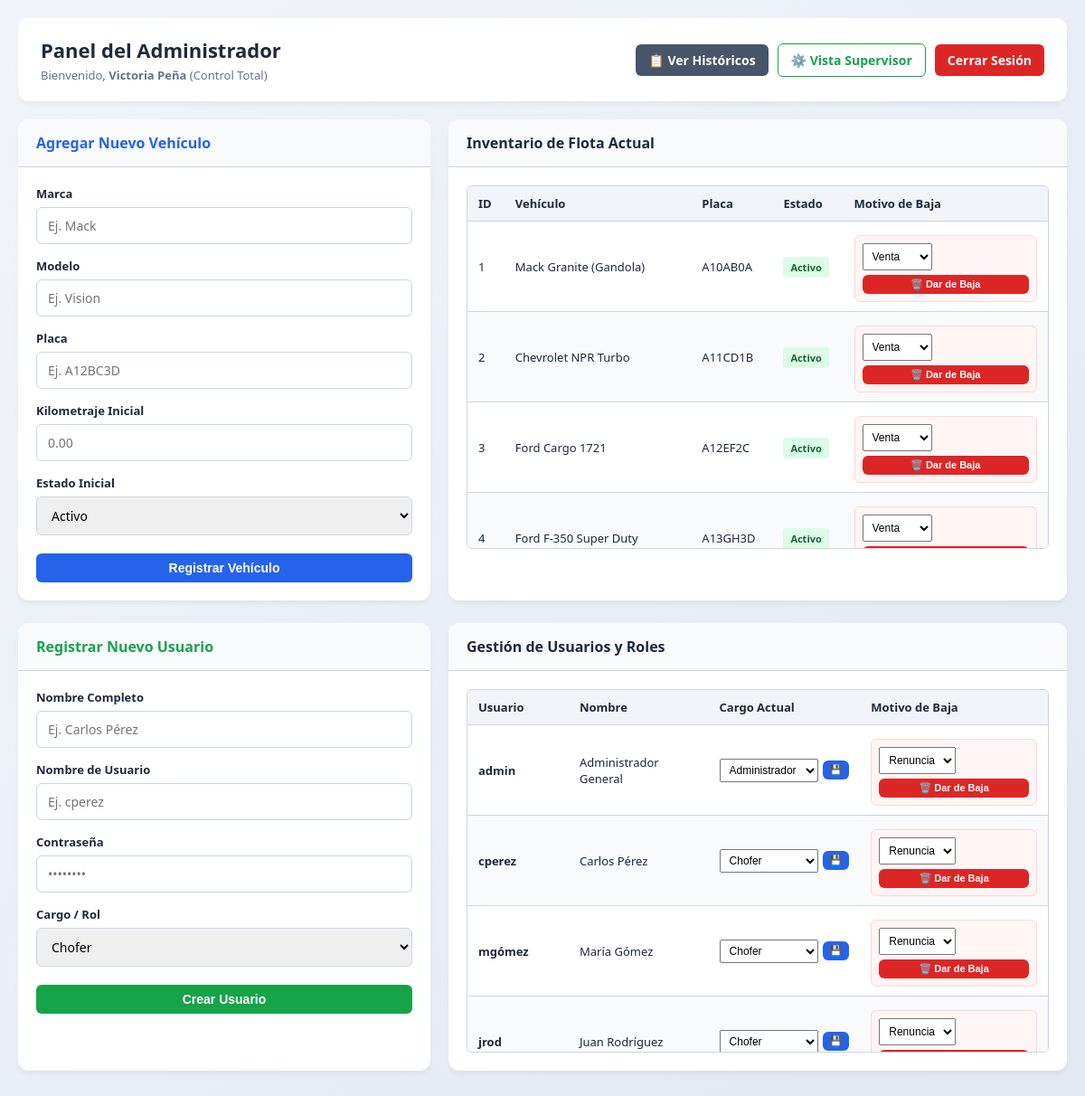
/mantenimiento/admin.php (signed in), run on the app's committed database.
### tables this page shows
CREATE TABLE `flota` (
  `id` int(5) NOT NULL,
  `marca` varchar(20) NOT NULL,
  `modelo` varchar(20) NOT NULL,
  `placa` varchar(20) NOT NULL,
  `kilometraje` decimal(10,2) NOT NULL,
  `estado` varchar(20) DEFAULT 'Activo',
  `id_chofer` int(5) DEFAULT NULL
);

CREATE TABLE `usuario` (
  `id` int(5) NOT NULL,
  `nombres` varchar(100) NOT NULL,
  `contraseña` varchar(20) NOT NULL,
  `cargo` varchar(50) NOT NULL,
  `usuario` varchar(20) NOT NULL
);

### mantenimiento/admin.php (the view, shortened to what this page needs)
<?php
require_once 'conexion.php';
try {
    $lista_vehiculos = $conexion->query("SELECT * FROM flota")->fetchAll(PDO::FETCH_ASSOC);
} catch (PDOException $e) {
    $lista_vehiculos = [];
}
try {
    $lista_usuarios = $conexion->query("SELECT id, nombres, usuario, cargo FROM usuario")->fetchAll(PDO::FETCH_ASSOC);
} catch (PDOException $e) {
    $lista_usuarios = [];
}
?>
<!DOCTYPE html>
<html lang="es">
<head>
</head>
<body>
<div class="container">
    <div class="header-bar">
        <div>
            <h2>Panel del Administrador</h2>
            <p style="margin: 4px 0 0 0; font-size: 13px; color: var(--text-muted);">
                Bienvenido, <strong><?php echo htmlspecialchars($_SESSION['nombres']); ?></strong> (Control Total)
            </p>
        </div>
        <div class="header-actions">
            <a href="historicos.php" class="btn" style="background: #475569; color: white;">📋 Ver Históricos</a>
            <a href="supervisor.php" class="btn btn-outline-success">⚙️ Vista Supervisor</a>
            <a href="logout.php" class="btn btn-danger">Cerrar Sesión</a>
        </div>
    </div>
    <div class="grid-section">
        <div class="card">
            <div class="card-header" style="color: var(--primary);">Agregar Nuevo Vehículo</div>
            <div class="card-body">
                <form action="" method="POST">
                    <div class="form-group">
                        <label>Marca</label>
                        <input type="text" name="marca" placeholder="Ej. Mack" required>
                    </div>
                    <div class="form-group">
                        <label>Modelo</label>
                        <input type="text" name="modelo" placeholder="Ej. Vision" required>
                    </div>
                    <div class="form-group">
                        <label>Placa</label>
                        <input type="text" name="placa" placeholder="Ej. A12BC3D" required>
                    </div>
                    <div class="form-group">
                        <label>Kilometraje Inicial</label>
                        <input type="number" step="0.01" name="kilometraje" placeholder="0.00" required>
                    </div>
                    <div class="form-group">
                        <label>Estado Inicial</label>
                        <select name="estado" required>
                            <option value="Activo">Activo</option>
                        </select>
                    </div>
                    <button type="submit" class="btn btn-primary" style="width: 100%; margin-top: 5px;">Registrar Vehículo</button>
                </form>
            </div>
        </div>
        <div class="card">
            <div class="card-header">Inventario de Flota Actual</div>
            <div class="card-body">
                <div class="table-responsive">
                    <table>
                        <thead>
                            <tr>
                                <th>ID</th>
                                <th>Vehículo</th>
                                <th>Placa</th>
                                <th>Estado</th>
                                <th>Motivo de Baja</th>
                            </tr>
                        </thead>
                        <tbody>
                            <?php if (empty($lista_vehiculos)): ?>
                                <tr><td colspan="5" style="text-align: center; color: var(--text-muted);">No hay vehículos registrados.</td></tr>
                            <?php else: ?>
                                <?php foreach ($lista_vehiculos as $v): ?>
                                    <tr>
                                        <td><?php echo $v['id']; ?></td>
                                        <td><?php echo htmlspecialchars($v['marca'] . " " . $v['modelo']); ?></td>
                                        <td><?php echo htmlspecialchars($v['placa']); ?></td>
                                        <td>
                                            <span class="badge badge-<?php echo strtolower($v['estado']); ?>">
                                                <?php echo htmlspecialchars($v['estado']); ?>
                                            </span>
                                        </td>
                                        <td>
                                            <form action="" method="POST" onsubmit="return confirm('¿Seguro que deseas dar de baja este vehículo?');">
                                                <div class="delete-box">
                                                    <select name="comentario" style="font-size: 12px; padding: 6px; margin-bottom: 5px;" required>
                                                        <option value="Venta">Venta</option>
                                                    </select>
                                                    <button type="submit" class="btn btn-danger" style="padding: 4px 8px; font-size: 11px; width: 100%;">🗑️ Dar de Baja</button>
                                                </div>
                                            </form>
                                        </td>
                                    </tr>
                                <?php endforeach; ?>
                            <?php endif; ?>
                        </tbody>
                    </table>
                </div>
            </div>
        </div>
    </div>
    <div class="grid-section">
        <div class="card">
            <div class="card-header" style="color: var(--success);">Registrar Nuevo Usuario</div>
            <div class="card-body">
                <form action="" method="POST">
                    <div class="form-group">
                        <label>Nombre Completo</label>
                        <input type="text" name="nombres" placeholder="Ej. Carlos Pérez" required>
                    </div>
                    <div class="form-group">
                        <label>Nombre de Usuario</label>
                        <input type="text" name="usuario" placeholder="Ej. cperez" required autocomplete="off">
                    </div>
                    <div class="form-group">
                        <label>Contraseña</label>
                        <input type="password" name="contrasena" placeholder="••••••••" required>
                    </div>
                    <div class="form-group">
                        <label>Cargo / Rol</label>
                        <select name="cargo" required>
                            <option value="Chofer">Chofer</option>
                        </select>
                    </div>
                    <button type="submit" class="btn btn-success" style="width: 100%; margin-top: 5px;">Crear Usuario</button>
                </form>
            </div>
        </div>
        <div class="card">
            <div class="card-header">Gestión de Usuarios y Roles</div>
            <div class="card-body">
                <div class="table-responsive">
                    <table>
                        <thead>
                            <tr>
                                <th>Usuario</th>
                                <th>Nombre</th>
                                <th>Cargo Actual</th>
                                <th>Motivo de Baja</th>
                            </tr>
                        </thead>
                        <tbody>
                            <?php if (empty($lista_usuarios)): ?>
                                <tr><td colspan="4" style="text-align: center; color: var(--text-muted);">No hay usuarios registrados.</td></tr>
                            <?php else: ?>
                                <?php foreach ($lista_usuarios as $usr): ?>
                                    <tr>
                                        <td><strong><?php echo htmlspecialchars($usr['usuario']); ?></strong></td>
                                        <td><?php echo htmlspecialchars($usr['nombres']); ?></td>
                                        <td>
                                            <form action="" method="POST" class="inline-form">
                                                <select name="nuevo_cargo">
                                                    <option value="Chofer" <?php if(trim($usr['cargo'])=='Chofer') echo 'selected'; ?>>Chofer</option>
                                                    <option value="Administrador" <?php if(trim($usr['cargo'])=='Administrador') echo 'selected'; ?>>Administrador</option>
                                                </select>
                                                <button type="submit" class="btn btn-primary" style="padding: 4px 8px; font-size: 11px;" title="Guardar cambio de cargo">💾</button>
                                            </form>
                                        </td>
                                        <td>
                                            <form action="" method="POST" onsubmit="return confirm('¿Seguro que deseas dar de baja este usuario?');">
                                                <div class="delete-box">
                                                    <select name="comentario" style="font-size: 12px; padding: 6px; margin-bottom: 5px;" required>
                                                        <option value="Renuncia">Renuncia</option>
                                                    </select>
                                                    <button type="submit" class="btn btn-danger" style="padding: 4px 8px; font-size: 11px; width: 100%;">🗑️ Dar de Baja</button>
                                                </div>
                                            </form>
                                        </td>
                                    </tr>
                                <?php endforeach; ?>
                            <?php endif; ?>
                        </tbody>
                    </table>
                </div>
            </div>
        </div>
    </div>
</div>
</body>
</html>

### mantenimiento/admin.php (style rules this page uses)
:root { --primary: #2563eb; --primary-hover: #1d4ed8; --success: #16a34a; --danger: #dc2626; --bg-gradient: linear-gradient(135deg, #f1f5f9 0%, #e2e8f0 100%); --card-bg: #ffffff; --text-main: #1e293b; --text-muted: #64748b; --border-color: #cbd5e1; --table-striped: #f8fafc; }
body { font-family: system-ui, -apple-system, BlinkMacSystemFont, "Segoe UI", Roboto, sans-serif; background: var(--bg-gradient); margin: 0; padding: 20px; color: var(--text-main); min-height: 100vh; }
.container { max-width: 1200px; margin: 0 auto; }
.header-bar { display: flex; justify-content: space-between; align-items: center; background: var(--card-bg); padding: 20px 25px; border-radius: 12px; box-shadow: 0 4px 6px -1px rgba(0, 0, 0, 0.05); margin-bottom: 20px; flex-wrap: wrap; gap: 15px; }
.header-bar h2 { margin: 0; font-size: 22px; color: var(--text-main); }
.header-actions { display: flex; gap: 10px; align-items: center; }
.btn { padding: 8px 14px; border-radius: 6px; font-size: 14px; font-weight: 600; cursor: pointer; border: none; text-decoration: none; display: inline-block; transition: background 0.2s ease; }
.btn-primary { background: var(--primary); color: white; }
.btn-success { background: var(--success); color: white; }
.btn-danger { background: var(--danger); color: white; }
.btn-outline-success { background: transparent; border: 1px solid var(--success); color: var(--success); }
.grid-section { display: grid; grid-template-columns: 1fr 1.5fr; gap: 20px; margin-bottom: 25px; }
.card { background: var(--card-bg); border-radius: 12px; box-shadow: 0 4px 6px -1px rgba(0, 0, 0, 0.05); overflow: hidden; display: flex; flex-direction: column; }
.card-header { padding: 15px 20px; font-weight: 700; font-size: 16px; border-bottom: 1px solid var(--border-color); background: #f8fafc; }
.card-body { padding: 20px; flex-grow: 1; }
.form-group { margin-bottom: 15px; }
.form-group label { display: block; margin-bottom: 6px; font-size: 13px; font-weight: 600; }
.form-group input, .form-group select { width: 100%; padding: 10px 12px; border: 1px solid var(--border-color); border-radius: 6px; font-size: 14px; box-sizing: border-box; outline: none; font-family: inherit; }
.table-responsive { max-height: 400px; overflow-y: auto; border: 1px solid var(--border-color); border-radius: 6px; }
table { width: 100%; border-collapse: collapse; font-size: 13px; text-align: left; }
th, td { padding: 10px 12px; border-bottom: 1px solid var(--border-color); }
th { background: #f1f5f9; font-weight: 600; position: sticky; top: 0; z-index: 10; }
tr:nth-child(even) { background: var(--table-striped); }
.badge { padding: 4px 8px; border-radius: 4px; font-size: 11px; font-weight: 600; }
.badge-activo { background: #dcfce7; color: #166534; }
.inline-form { display: flex; gap: 5px; align-items: center; }
.inline-form select { padding: 4px 6px; font-size: 12px; }
.delete-box { background: #fff5f5; padding: 8px; border-radius: 6px; border: 1px solid #fed7d7; margin-top: 5px; }

### data on the page
flota: id "1", marca+modelo "Mack Granite (Gandola)", placa "A10AB0A", estado "Activo"
flota: id "2", marca+modelo "Chevrolet NPR Turbo", placa "A11CD1B", estado "Activo"
flota: id "3", marca+modelo "Ford Cargo 1721", placa "A12EF2C", estado "Activo"
flota: id "4", marca+modelo "Ford F-350 Super Duty", placa "A13GH3D", estado "Activo"
usuario: usuario "admin", nombres "Administrador General", nuevo_cargo "Administrador"
usuario: usuario "cperez", nombres "Carlos Pérez", nuevo_cargo "Chofer"
usuario: usuario "mgómez", nombres "María Gómez", nuevo_cargo "Chofer"
usuario: usuario "jrod", nombres "Juan Rodríguez", nuevo_cargo "Chofer"

### other printed values
$_SESSION['nombres'] "Victoria Peña"
